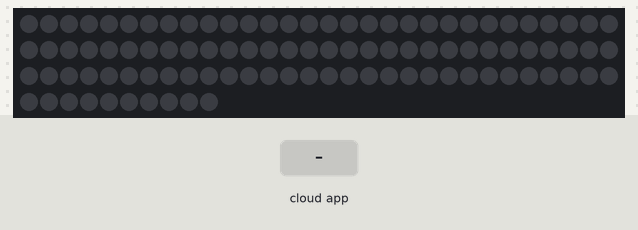
A sketch run on a simulated ESP8266 (NodeMCU). Parts: 100 RGB LEDs in strip order, left to right, continuing on the next row. Inputs (shaded band) come from the test bench. WiFi joins after 1.5 s; servers stay silent unless stated; what the sketch prints to the serial monitor is not drawn.

Above: at 2.7 s.
2.8 s: the phone or cloud app sets Light.2 to 255
At 3.63 s:
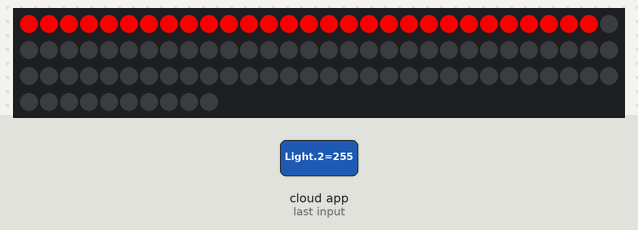
5.2 s: the phone or cloud app sets Light.2 to 64
At 5.7 s:
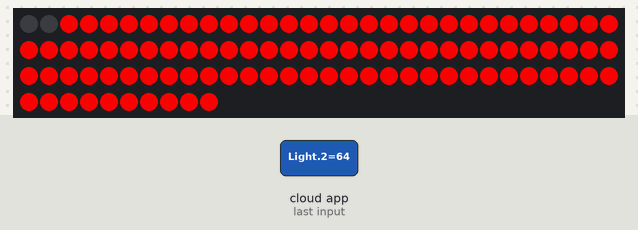
Timing chart, 0 to 8.2 s (numbered marks = the images above; inputs shaded):
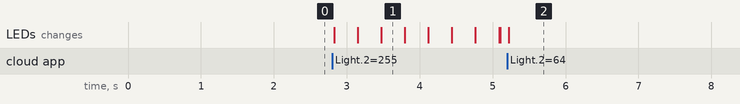

Measured:
- after the input at 2.8 s, the LEDs: first change at once (image 1 shows a later state)
- after the input at 5.2 s, the LEDs: change at once (image 2)

The sketch:

Controlling_W_O_Internet.ino
```cpp
/*
   This is a basic example on how to use Espalexa and its device declaration methods.

   This code is edited for controlling 4 Appliances by
   Sachin Soni
   for techiesms YouTube channel

   You can visit the channel to see
   complete tutorial on making this project
   by yoursleves

   YouTube Channel :- https://www.youtube.com/techiesms


          techiesms
   explore | learn | share
*/

#ifdef ARDUINO_ARCH_ESP32
#include <WiFi.h>
#else
#include <ESP8266wifi.h>
#endif
#include <Espalexa.h>
#include <Adafruit_NeoPixel.h>

#define R1 16
#define R2 2
#define R3 4
#define R4 15
#define NUMPIXELS 100
#define PIN  10
// prototypes
boolean connectWifi();

//callback functions
void firstLightChanged(uint8_t brightness);
void secondLightChanged(uint8_t brightness);
void thirdLightChanged(uint8_t brightness);
void fourthLightChanged(uint8_t brightness);

// Change this!!

// WiFi Credentials
const char* ssid = "TP-LINK_2898";
const char* password = "193599777";

// device names
String Device_1_Name = "Light 2";
String Device_2_Name = "Table light";
String Device_3_Name = "Plug";
String Device_4_Name = "Lights";

boolean wifiConnected = false;

Espalexa espalexa;
Adafruit_NeoPixel strip (NUMPIXELS, PIN, NEO_GRB + NEO_KHZ800);
void setup()
{
  Serial.begin(115200);

  pinMode(R1, OUTPUT);
  pinMode(R2, OUTPUT);
  pinMode(R3, OUTPUT);
  pinMode(R4, OUTPUT);
  strip.begin();
  strip.setBrightness(240);
  // Initialise wifi connection
  wifiConnected = connectWifi();

  if (wifiConnected)
  {

    // Define your devices here.
    espalexa.addDevice(Device_1_Name, firstLightChanged); //simplest definition, default state off
    espalexa.addDevice(Device_2_Name, secondLightChanged);
    espalexa.addDevice(Device_3_Name, thirdLightChanged);
    espalexa.addDevice(Device_4_Name, fourthLightChanged);

    espalexa.begin();

  }

  else
  {
    while (1)
    {
      Serial.println("Cannot connect to WiFi. Please check data and reset the ESP.");
      delay(2500);
    }
  }

}

void loop()
{
  espalexa.loop();
  delay(1);
}

//our callback functions
void firstLightChanged(uint8_t brightness)
{
  //Control the device
  if (brightness)
  {
    if (brightness == 255)
    {
      for (int i = -1; i < NUMPIXELS; i++) {
      strip.setPixelColor(i, strip.Color(255,0,0));
      strip.show();
      delay(20);
    }
    //Serial.print("ON, brightness ");
    //Serial.println(brightness);
  }
  else
  {
     for (int i = +1; i < NUMPIXELS; i--) {
      strip.setPixelColor(i, strip.Color(0,0,0));
      strip.show();
      delay(20);
  }
}
  }
}

void secondLightChanged(uint8_t brightness)
{

  //Control the device
  if (brightness)
  {
    if (brightness == 255)
    {
      digitalWrite(R2, HIGH);
      Serial.println("Device2 ON");
    }
    //Serial.print("ON, brightness ");
    //Serial.println(brightness);
  }
  else
  {
    digitalWrite(R2, LOW);
    Serial.println("Device2 OFF");
  }
}

void thirdLightChanged(uint8_t brightness)
{

  //Control the device
  if (brightness)
  {
    if (brightness == 255)
    {
      digitalWrite(R3, HIGH);
      Serial.println("Device3 ON");
    }
    //Serial.print("ON, brightness ");
    //Serial.println(brightness);
  }
  else
  {
    digitalWrite(R3, LOW);
    Serial.println("Device3 OFF");
  }
}

void fourthLightChanged(uint8_t brightness)
{

  //Control the device
  if (brightness)
  {

    if (brightness == 255)
    {
      digitalWrite(R4, HIGH);
      Serial.println("Device4 ON");
    }
    //Serial.print("ON, brightness ");
    //Serial.println(brightness);
  }
  else
  {
    digitalWrite(R4, LOW);
    Serial.println("Device4 OFF");
  }
}

// connect to wifi – returns true if successful or false if not
boolean connectWifi()
{
  boolean state = true;
  int i = 0;

  WiFi.mode(WIFI_STA);
  WiFi.begin(ssid, password);
  Serial.println("");
  Serial.println("Connecting to WiFi");

  // Wait for connection
  Serial.print("Connecting...");
  while (WiFi.status() != WL_CONNECTED) {
    delay(500);
    Serial.print(".");
    if (i > 20) {
      state = false; break;
    }
    i++;
  }
  Serial.println("");
  if (state) {
    Serial.print("Connected to ");
    Serial.println(ssid);
    Serial.print("IP address: ");
    Serial.println(WiFi.localIP());
  }
  else {
    Serial.println("Connection failed.");
  }
  return state;
}
```
